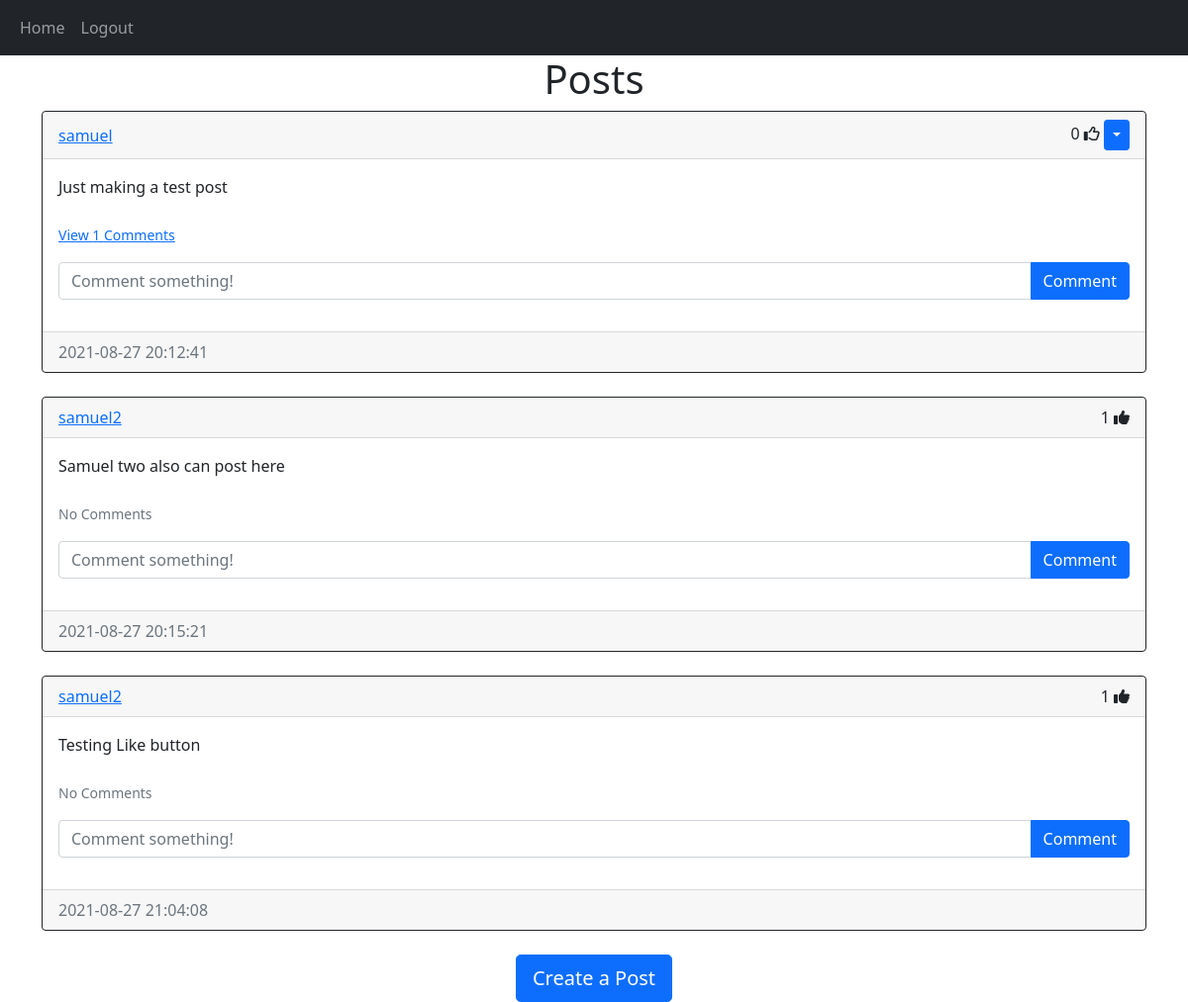
Screenshot of /home (signed in) with the database file from the repository.
### website/models.py (models this page shows)
class Post(db.Model):
   id = db.Column(db.Integer, primary_key=True)
   text = db.Column(db.Text, nullable=False)
   date_created = db.Column(db.DateTime(timezone=True), default=func.now())
   author = db.Column(db.Integer, db.ForeignKey("user.id", ondelete="CASCADE"), nullable=False)
   comments = db.relationship('Comment', backref="post", passive_deletes=True)
   likes = db.relationship('Like', backref="post", passive_deletes=True)

class User(db.Model, UserMixin):
   id = db.Column(db.Integer, primary_key=True)
   username = db.Column(db.String(64), unique=True)
   email = db.Column(db.String(150), unique=True)
   password = db.Column(db.String(128))
   date_created = db.Column(db.DateTime(timezone=True), default=func.now())
   posts = db.relationship('Post', backref="user", passive_deletes=True)
   comments = db.relationship('Comment', backref="user", passive_deletes=True)
   likes = db.relationship('Like', backref='user', passive_deletes=True)

### website/views.py (the view)
@views.route("/")
@views.route("/home")
@login_required
def home():
    posts = Post.query.all()
    return render_template('home.html', user=current_user, posts=posts)

### website/__init__.py (called while the page is built)
def create_app():
   app = Flask(__name__)
   app.config['SECRET_KEY'] = 'samuelKey'
   app.config['SQLALCHEMY_DATABASE_URI'] = f'sqlite:///{DB_NAME}'
   db.init_app(app)
   from .views import views
   from .auth import auth
   app.register_blueprint(views, url_prefix='/')
   app.register_blueprint(auth, url_prefix='/')
   from .models import User, Post, Comment, Like
   create_database(app)
   login_manager = LoginManager()
   login_manager.login_view = "auth.login"
   login_manager.init_app(app)
   @login_manager.user_loader
   def login_user(id):
      return User.query.get(int(id))
   return app

### website/templates/home.html
{% extends "posts_div.html" %} {% block title %}Home{% endblock %}

### website/templates/posts_div.html (shortened to what this page needs)
{% extends "base.html" %} {% block title %}Home{% endblock %} {% block content
%}
<h1 align="center">{% block header %}Posts{% endblock %}</h1>
<div id="posts">
  {% for post in posts %}
  <div class="card border-dark">
    <div class="card-header d-flex justify-content-between align-items-center">
      <a href="/posts/{{post.user.username}}">{{post.user.username}}</a>
      <div>
        <span id="likes-count-{{post.id}}">
          {{ post.likes|length }}</span>
        {% if user.id in post.likes|map(attribute="author")|list %}
        <i class="fas fa-thumbs-up" id="like-button-{{post.id}}" onclick="like({{post.id}})"></i>
        {% else %}
        <i class="far fa-thumbs-up" id="like-button-{{post.id}}" onclick="like({{post.id}})"></i>
        {% endif %} {% if user.id == post.author %}
        <div class="btn-group">
          <button type="button" class="btn btn-sm btn-primary dropdown-toggle" data-bs-toggle="dropdown"></button>
        </div>
        {% endif %}
      </div>
    </div>
    <div class="card-body">
      <div class="card-text">{{post.text}}</div>
      <br />
      <p class="card-text">
        {% if post.comments|length > 0 %}
        <a data-bs-toggle="collapse" href="#comments-{{post.id}}" role="button">
          <small>View {{post.comments|length}} Comments</small>
        </a>
        {% else %}
        <small class="text-muted">No Comments</small>
        {% endif %}
      </p>
      <form class="input-group mb-3" method="POST" action="/create-comment/{{post.id}}">
        <input type="text" id="text" name="text" class="form-control" placeholder="Comment something!" />
        <button type="submit" class="btn btn-primary">Comment</button>
      </form>
    </div>
    <div class="card-footer text-muted">{{post.date_created}}</div>
  </div>
  <br /> {% endfor %}
</div>
{% block footer %}
<div align="center">
  <a href="/create-post"><button type="button" class="btn btn-primary btn-lg">
      Create a Post
    </button></a>
</div>
{% endblock %} {% endblock %}

### rows the page displays
Post: user.username "samuel", likes|length "0", text "Just making a test post", comments|length "1", date_created "2021-08-27 20:12:41"
Post: user.username "samuel2", likes|length "1", text "Samuel two also can post here", shows "No Comments", date_created "2021-08-27 20:15:21"
Post: user.username "samuel2", likes|length "1", text "Testing Like button", shows "No Comments", date_created "2021-08-27 21:04:08"
